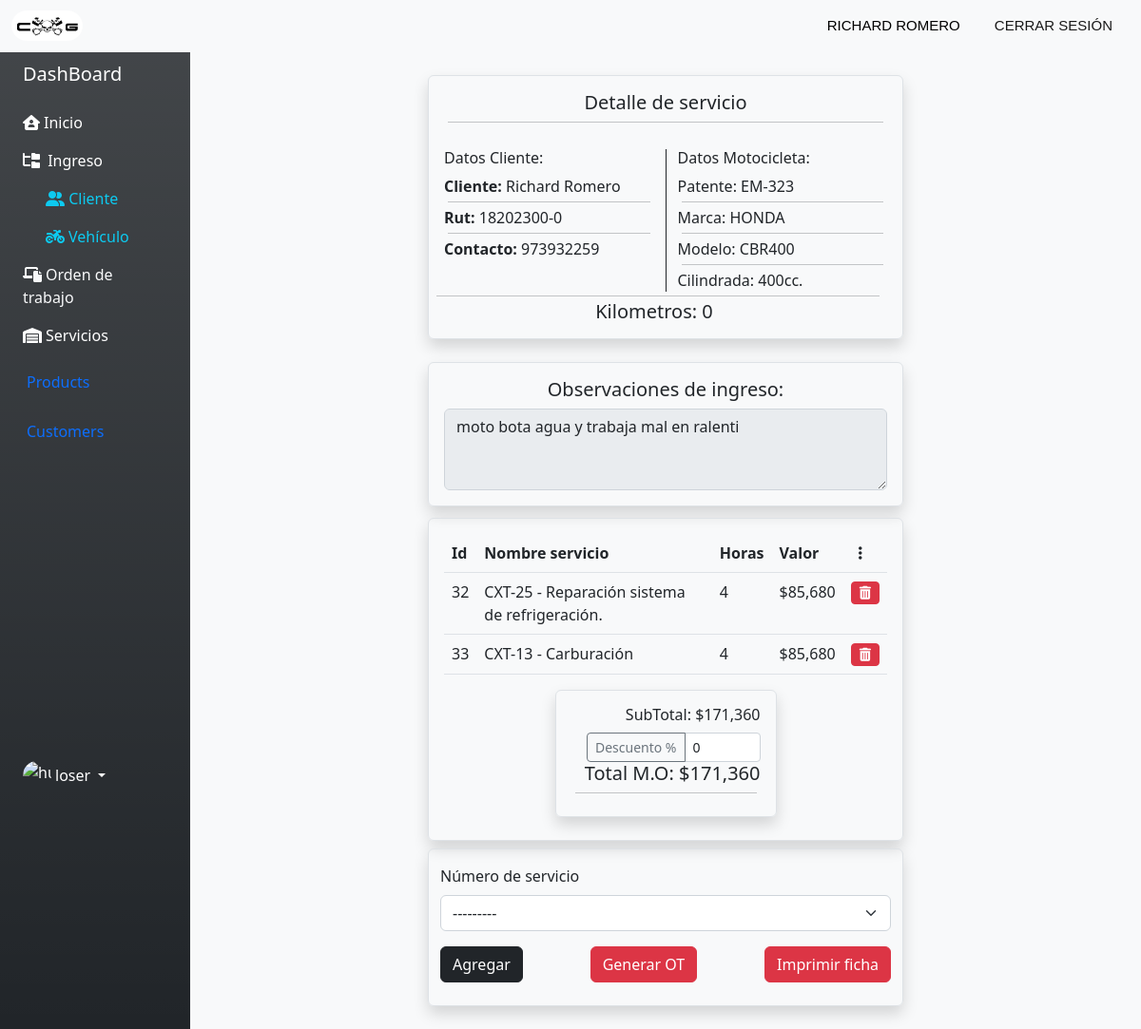
Page /detail-service/18202300-0/EM-323/6 on the committed database.
### page/models.py (models this page shows, shortened)
class Cliente(models.Model):
    usuario_cli = models.ForeignKey(User, on_delete=models.CASCADE, verbose_name="Usuario", null=True)
    rut_cli = models.CharField(primary_key=True, max_length=11, verbose_name="Rut")
    nombre_cli = models.CharField(max_length=50, verbose_name="Nombre")
    apellido_cli = models.CharField(max_length= 100, verbose_name="Apellido")
    direccion_clie = models.CharField(max_length=250, verbose_name="Dirección")
    celular_cli = models.IntegerField(verbose_name="Número contacto")

class Vehiculo(models.Model):
    rut_cli = models.ForeignKey(Cliente, on_delete=models.CASCADE, verbose_name="Rut Cliente")
    patente_vh= models.CharField(primary_key=True, max_length=7, verbose_name="Patente")
    marca_vh = models.CharField(max_length=50, verbose_name="Marca")
    modelo_vh = models.CharField(max_length=50, verbose_name="Modelo")
    cilindrada_vh = models.PositiveIntegerField( verbose_name="Cilindrada")
    kilometraje_vh = models.PositiveIntegerField( verbose_name="Kilometraje")
    mill_km_vh = models.CharField(max_length=50, verbose_name="Unidad de Medida", choices=unidad_medida, default='Kilometros')

class Ficha_ingreso(models.Model):
    patente_vh = models.ForeignKey(Vehiculo, on_delete=models.CASCADE, verbose_name="Patente")
    rut_cli = models.ForeignKey(Cliente, on_delete=models.CASCADE, verbose_name="Rut")
    fecha_ing_fi= models.DateField(auto_now_add=True, verbose_name="Fecha Ingreso")
    observaciones_fi= models.TextField(verbose_name="Observaciones")
    km_mill_fi = models.IntegerField(verbose_name="Kilometraje", default=0)
    mill_km_vh = models.CharField(max_length=50, verbose_name="Unidad de Medida", choices=unidad_medida, default='Kilometros')

class Detalle(models.Model):
    precio_servicio = models.IntegerField( verbose_name="Precio servicio")
    id_fi = models.ForeignKey(Ficha_ingreso, on_delete=models.CASCADE, verbose_name="Número de Ficha", null=True, blank=True)
    id_sv = models.ForeignKey(Servicio, on_delete=models.CASCADE, verbose_name="Número de servicio")

class Servicio(models.Model):
    id = models.CharField(primary_key=True, max_length=20)
    nombre_sv = models.CharField(max_length=50, verbose_name= "Nombre Servicio")
    desc_sv = models.TextField(verbose_name= "Descripción Servicio")
    hrs_240 = models.FloatField( verbose_name="Horas hasta 240 cc")
    hrs_500 = models.FloatField( verbose_name="Horas hasta 500 cc")
    hrs_800 = models.FloatField( verbose_name="Horas hasta 800 cc")
    hrs_810 = models.FloatField( verbose_name="Horas desde 810 cc")
    tipo_sv = models.CharField(max_length=250 ,verbose_name= "Tipo Servicio", choices=opcion_tipo_sv, default='Mantención')
    id_hh = models.ForeignKey(HoraHombre, verbose_name= "ID Hora Hombre", on_delete=models.CASCADE)
    def __str__(self):
        return self.id +' - '+ self.nombre_sv

class HoraHombre(models.Model):
    nombre_hh = models.CharField(max_length=50)
    descripcion_hh= models.CharField(max_length=250, verbose_name="Descripción")
    precio_hh= models.PositiveIntegerField(verbose_name="Precio")

### page/views.py (the view, shortened to what this page needs)
# urls.py: path('detail-service/<str:rut>/<str:patente>/<int:ficha>', detail_service, name= "detail-service"),
def detail_service(request, rut, patente, ficha):
    form = DetalleForm(request.POST or None, initial={'id_fi': ficha})
    ficha_id = Ficha_ingreso.objects.get(id=ficha)
    detalles = Detalle.objects.filter(id_fi = ficha)
    Mbikes = Vehiculo.objects.get(patente_vh = patente)
    client = Cliente.objects.get(rut_cli = rut)
    total = 0
    totalFin = 0
    desc = 0
    for detalle in detalles:
        total += detalle.precio_servicio
    data = {
        "form": form,
        "client": client,
        "Mbikes": Mbikes,
        "detalles": detalles,
        "ficha": ficha,
        "total":total,
        "totalFin":totalFin,
        "ficha_id": ficha_id,
        "desc": desc
    }
    if totalFin ==0:
        data["totalFin"] = total
    if request.method == 'GET':
        descData = request.GET.get('descuento', None)
    cc = Mbikes.cilindrada_vh
    def calculo(cc, sv):
        id_hh = sv.id_hh.precio_hh
        if cc < 240:
            horas = sv.hrs_240
            precio = id_hh*horas
            return round(int(precio))
        elif 241<cc<500:
            horas = sv.hrs_500
            precio = id_hh*horas
            return round(int(precio))
        elif 501 <cc< 810:
            horas = sv.hrs_800
            precio = id_hh*horas
            return round(int(precio))
        elif cc > 810:
            horas = sv.hrs_810
            precio = id_hh*horas
            return round(int(precio))
        precio = 10000
        return precio
    return render(request, "app/detail-service.html", data)

### page/forms.py
class DetalleForm(forms.ModelForm):
    class Meta:
        model = Detalle
        fields = '__all__'
        exclude = ('precio_servicio', 'id_fi')

### page/templates/app/detail-service.html (shortened to what this page needs)
{% extends 'layouts/base-dashboard.html' %}
{% load static %}
{% load django_bootstrap5 %}
{% block content %}
{% load humanize %}
{% load mathfilters %}
<div class="container-fluid">
    <div class="row">
        {% include "includes/sidebar.html" %}
        <div class="col mt-2">
            <div class="row d-flex justify-content-center">
                <div class="container">
                    <div class="row">
                        <div class="col-12 col-md-6 offset-md-3 mt-3 border rounded shadow p-3 mb-2">
                            <div class="text-center">
                                <h5>Detalle de servicio</h5>
                                <hr class="p-0 m-1">
                                <br>
                            </div>
                            <div class="row">
                                <div class="col" style="border-right: 1px solid ;">
                                    <h6>Datos Cliente:</h6>
                                    <p class="p-0 m-0"> <strong>Cliente:</strong> {{client.nombre_cli}}
                                        {{client.apellido_cli}}</p>
                                    <hr class="p-0 m-1">
                                    <p class="p-0 m-0"> <strong>Rut:</strong> {{client.rut_cli}}</p>
                                    <hr class="p-0 m-1">
                                    <p class="p-0 m-0"> <strong>Contacto:</strong> {{client.celular_cli}}</p>
                                </div>
                                <div class="col">
                                    <h6>Datos Motocicleta:</h6>
                                    <p class="p-0 m-0">Patente: {{Mbikes.patente_vh}}</p>
                                    <hr class="p-0 m-1">
                                    <p class="p-0 m-0">Marca: {{Mbikes.marca_vh}}</p>
                                    <hr class="p-0 m-1">
                                    <p class="p-0 m-0">Modelo: {{Mbikes.modelo_vh}}</p>
                                    <hr class="p-0 m-1">
                                    <p class="p-0 m-0">Cilindrada: {{Mbikes.cilindrada_vh}}cc.</p>
                                </div>
                                <div class="row text-center">
                                    <hr class="p-0 m-1">
                                    <h5 class="p-0 m-0">{{ficha_id.mill_km_vh}}: {{ficha_id.km_mill_fi|intcomma}}</h5>
                                </div>
                            </div>
                        </div>
                    </div>
                    <div class="row">
                        <div class="col-12 col-md-6 offset-md-3 mt-3 border rounded shadow p-3 mb-2">
                            <div class="text-center">
                                <h5>Observaciones de ingreso:</h5>
                                <textarea name="" id="" cols="20" rows="3" class="form-control"
                                    disabled>{{ficha_id.observaciones_fi}}</textarea>
                            </div>
                        </div>
                    </div>
                    <div class="row">
                        <div class="col-12 col-md-6 offset-md-3 mt-1 border rounded shadow p-3 mb-2">
                            <table class="table table-hover">
                                <thead>
                                    <tr>
                                        <th scope="col">Id</th>
                                        <th scope="col">Nombre servicio</th>
                                        <th scope="col">Horas</th>
                                        <th scope="col">Valor</th>
                                        <th scope="col"><i class="fa-solid fa-ellipsis-vertical mx-2"></i></th>
                                    </tr>
                                </thead>
                                <tbody>
                                    {% for detalle in detalles %}
                                    <tr>
                                        <td scope="row">{{detalle.id}}</td>
                                        <td>{{detalle.id_sv}}</td>
                                        <td>{{detalle.precio_servicio|div:detalle.id_sv.id_hh.precio_hh|floatformat}}
                                        </td>
                                        <td>${{detalle.precio_servicio|intcomma}}</td>
                                        <td><a
                                                href="{% url 'delete-detail' detalle.id client.rut_cli Mbikes.patente_vh ficha %}"><i
                                                    class="fa-solid fa-trash-can btn btn-danger btn-sm"></i></a></td>
                                    </tr>
                                    {% endfor %}
                                </tbody>
                            </table>
                            {% if total %}
                            <div class="col-12 col-md-6 offset-md-3 mt-1 border rounded shadow p-3 mb-2">
                                <div class="text-end">
                                    <h6>SubTotal: ${{total|intcomma}}</h6>
                                    <form action="" method="GET">
                                        <div class="d-inline-flex">
                                            <div class="input-group input-group-sm flex-nowrap">
                                                <button class="btn btn-outline-secondary" type="submit"
                                                    id="button-addon1">Descuento %</button>
                                                <input type="number" class="form-control" placeholder="%" aria-label="%"
                                                    aria-describedby="addon-wrapping" value="{{desc}}" name="descuento"
                                                    style="max-width: 80px;">
                                            </div>
                                        </div>
                                    </form>
                                    <h5>Total M.O: ${{totalFin|intcomma}}</h5>
                                    <hr class="p-0 m-1">
                                </div>
                            </div>
                            {% endif %}
                        </div>
                    </div>
                    <div class="row">
                        <div class="col-12 col-md-6 offset-md-3 pt-3 border rounded shadow  mb-4">
                            <form action="" method="POST">
                                {% bootstrap_form form %}
                                <div class="d-flex justify-content-between">
                                    <button type="submit" class="btn btn-dark">Agregar</button>
                                    {% if detalles %}
                                    <button type="button" class="btn btn-danger" name="continue">Generar OT</button>
                                    <a href="{% url 'render_pdf_view' client.rut_cli Mbikes.patente_vh ficha %}" class="btn btn-danger">Imprimir ficha</a>
                                    {% endif %}
                                </div>
                            </form>
                            <br>
                        </div>
                    </div>
                </div>
            </div>
        </div>
    </div>
</div>
{% endblock content %}

### page/static/css/style.css (style rules this page uses)
:root { --gradient-color: linear-gradient(180deg, rgba(57, 65, 62, 0.715) 0%, rgba(29, 31, 29, 0.527) 100%); }
body { margin: 0px; padding: 0px; overflow-X: hidden; overflow-Y: scroll; }

### page/static/css/style2.css (style rules this page uses)
* { margin: 0; padding: 0; box-sizing: border-box; overflow-wrap: break-word; }
:root { --gradient-color: linear-gradient(180deg, rgba(57, 65, 62, 0.715) 0%, rgba(29, 31, 29, 0.527) 100%); }
a { text-decoration: none; color: inherit; }

### rows in the picture
Cliente: nombre_cli "Richard", apellido_cli "Romero", rut_cli "18202300-0", celular_cli "973932259"
Vehiculo: patente_vh "EM-323", marca_vh "HONDA", modelo_vh "CBR400", cilindrada_vh "400"
Ficha_ingreso: mill_km_vh "Kilometros", km_mill_fi "0", observaciones_fi "moto bota agua y trabaja mal en ralenti"
Detalle: id "32", id_sv "CXT-25 - Reparación sistema de refrigeración.", precio_servicio|div "4", precio_servicio "85,680"
Detalle: id "33", id_sv "CXT-13 - Carburación", precio_servicio|div "4", precio_servicio "85,680"

### other values in the picture
{{ total|intcomma }} "171,360"
{{ totalFin|intcomma }} "171,360"
